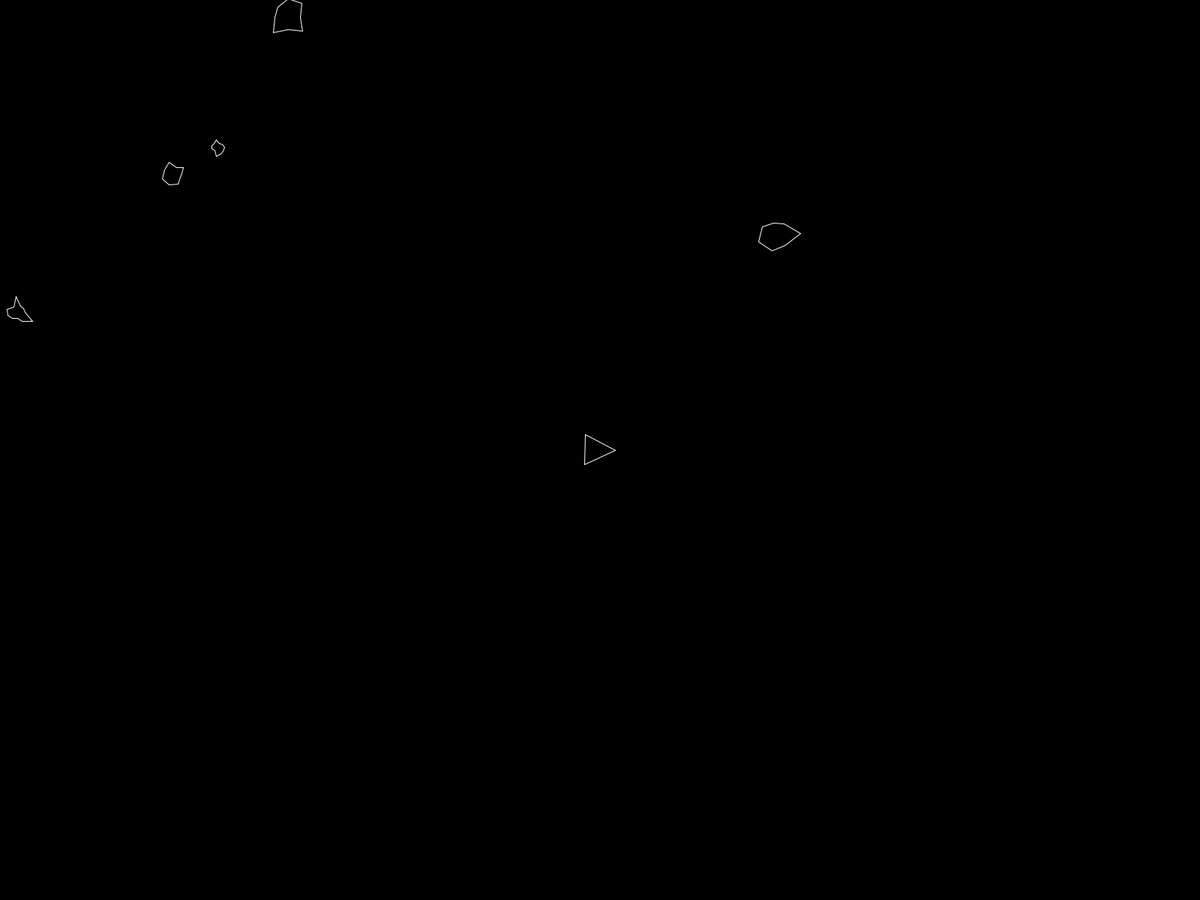
Frame 1 (no input)
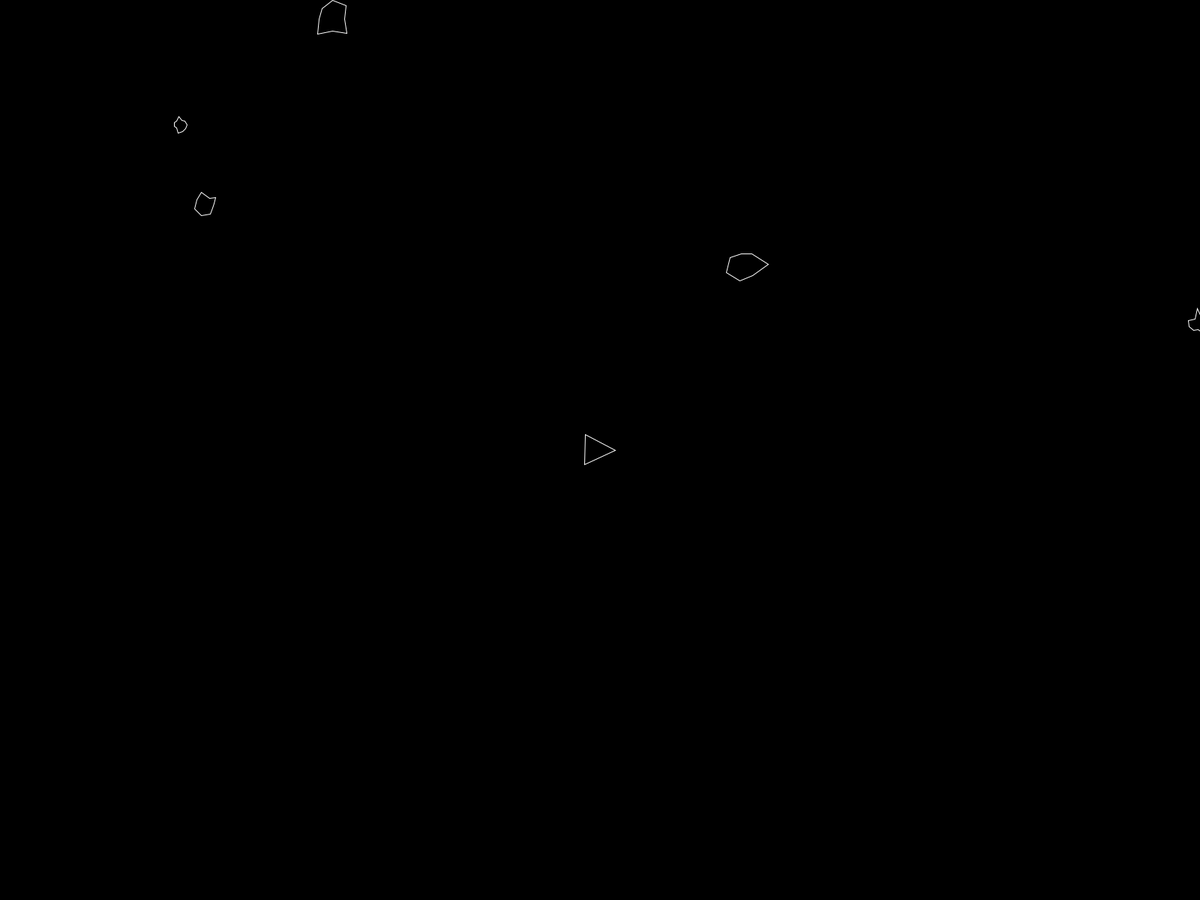
Frame 60 (the mouse pressed at the canvas centre just before this capture)
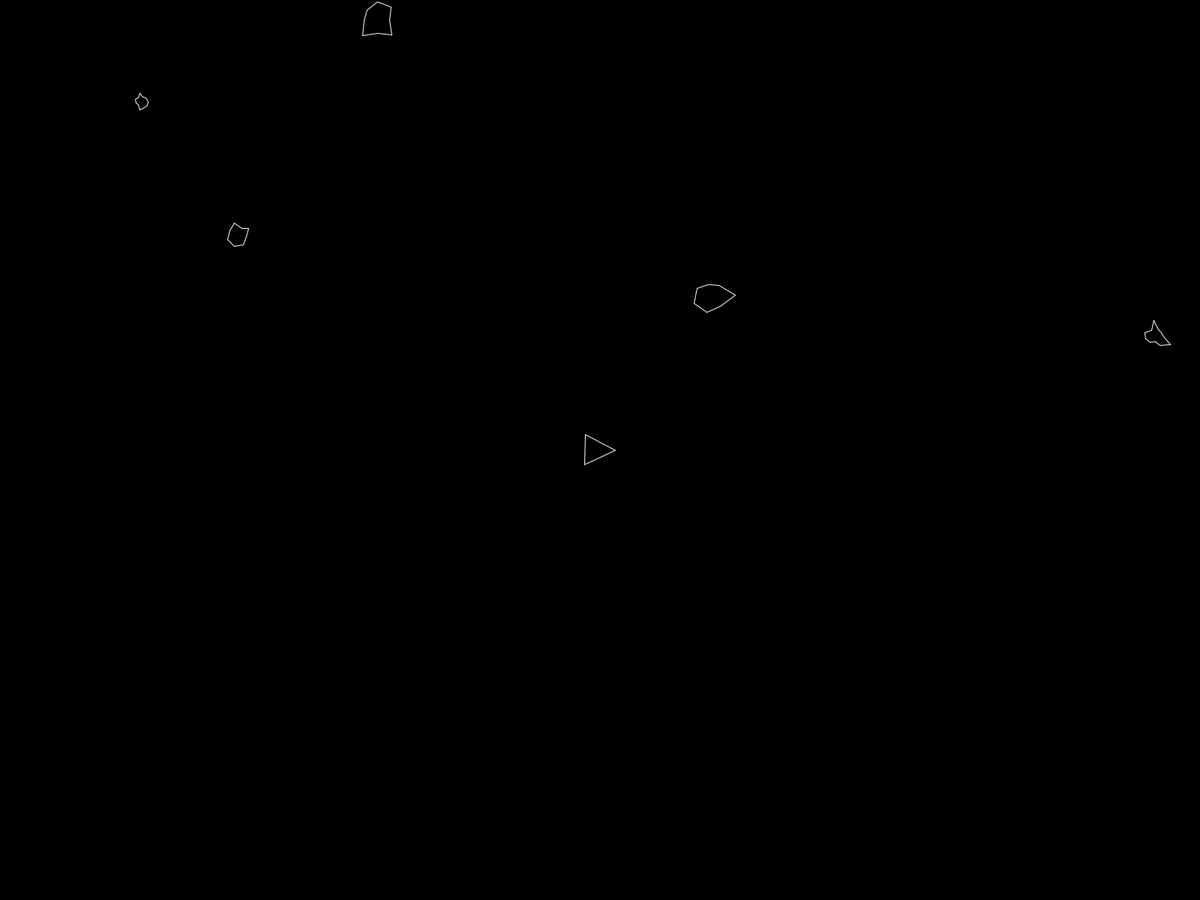
Frame 120 (the mouse held since frame 60 and released just before this capture)

The Processing sketch that drew these frames (run headless with seeded random() and noise(); from frame 60 on, the mouse is pressed at the canvas centre):

// Processing sketch: CC_046_Asteroids
// ── CC_046_Asteroids.pde
// Daniel Shiffman
// http://codingtra.in
// http://patreon.com/codingtrain
// Code for: https://youtu.be/hacZU523FyM
// Processing transcription: Chuck England

import java.util.*;

Ship ship;
List<Asteroid> asteroids = new ArrayList<Asteroid>();
List<Laser> lasers = new ArrayList<Laser>();

void setup() {
  fullScreen();
  ship = new Ship();
  for (int i = 0; i < 5; i++) {
    asteroids.add(new Asteroid());
  }
}

void draw() {
  background(0);

  for (int i = 0; i < asteroids.size(); i++) {
    Asteroid asteroid = asteroids.get(i);
    if (ship.hits(asteroid)) {
      println("ooops!");
    }
    asteroid.render();
    asteroid.update();
    asteroid.edges();
  }

  for (int i = lasers.size() - 1; i >= 0; i--) {
    Laser laser = lasers.get(i);
    laser.render();
    laser.update();
    if (laser.offscreen()) {
      lasers.remove(i);
    } else {
      for (int j = asteroids.size() - 1; j >= 0; j--) {
        Asteroid asteroid = asteroids.get(j);
        if (laser.hits(asteroid)) {
          if (asteroid.r > 10) {
            List<Asteroid> newAsteroids = asteroid.breakup();
            asteroids.addAll(newAsteroids);
          }
          asteroids.remove(j);
          lasers.remove(i);
          break;
        }
      }
    }
  }

  println(asteroids.size(), lasers.size());

  ship.render();
  ship.turn();
  ship.update();
  ship.edges();
}

void keyReleased() {
  ship.setRotation(0);
  ship.boosting(false);
}

void keyPressed() {
  if (key == ' ') {
    lasers.add(new Laser(ship.pos, ship.heading));
  } else if (keyCode == RIGHT) {
    ship.setRotation(0.1);
  } else if (keyCode == LEFT) {
    ship.setRotation(-0.1);
  } else if (keyCode == UP) {
    ship.boosting(true);
  }
}

// ── Asteroid.pde
// Daniel Shiffman
// http://codingtra.in
// http://patreon.com/codingtrain
// Code for: https://youtu.be/hacZU523FyM
// Processing transcription: Chuck England

class Asteroid {
  PVector pos;
  float r;
  PVector vel = PVector.random2D();
  float total = floor(random(5, 15));
  List<Float> offset = new ArrayList<Float>();

  Asteroid() {
    this(new PVector(random(width), random(height)), random(15, 50));
  }

  Asteroid(PVector pos_, float r_) {
    pos = pos_.copy();
    r = r_ * 0.5;
    for (int i = 0; i < total; i++) {
      offset.add(random(-r * 0.5, r * 0.5));
    }
  }

  void update() {
    pos.add(vel);
  }

  void render() {
    pushMatrix();
    stroke(255);
    noFill();
    translate(pos.x, pos.y);
    //ellipse(0, 0, this.r * 2);
    beginShape();
    for (int i = 0; i < total; i++) {
      float angle = map(i, 0, total, 0, TWO_PI);
      float r1 = r + offset.get(i);
      float x = r1 * cos(angle);
      float y = r1 * sin(angle);
      vertex(x, y);
    }
    endShape(CLOSE);
    popMatrix();
  }

  List<Asteroid> breakup() {
    List<Asteroid> newA = new ArrayList<Asteroid>();
    newA.add(new Asteroid(pos, r));
    newA.add(new Asteroid(pos, r));
    return newA;
  }

  void edges() {
    if (pos.x > width + r) {
      pos.x = -r;
    } else if (pos.x < -r) {
      pos.x = width + r;
    }

    if (pos.y > height + r) {
      pos.y = -r;
    } else if (pos.y < -r) {
      pos.y = height + r;
    }
  }
};

// ── Laser.pde
// Daniel Shiffman
// http://codingtra.in
// http://patreon.com/codingtrain
// Code for: https://youtu.be/hacZU523FyM
// Processing transcription: Chuck England

class Laser {
  PVector pos;
  PVector vel;

  Laser(PVector spos_, float angle_) {
    pos = new PVector(spos_.x, spos_.y);
    vel = PVector.fromAngle(angle_);
    vel.mult(10);
  }

  void update() {
    pos.add(vel);
  }
  
  void render() {
    pushMatrix();
    stroke(255);
    strokeWeight(4);
    point(pos.x, pos.y);
    popMatrix();
  }

  Boolean hits(Asteroid asteroid) {
    float d = dist(pos.x, pos.y, asteroid.pos.x, asteroid.pos.y);
    if (d < asteroid.r) {
      return true;
    } else {
      return false;
    }
  }

  Boolean offscreen() {
    if (pos.x > width || pos.x < 0) {
      return true;
    }
    
    if (pos.y > height || pos.y < 0) {
      return true;
    }
    return false;
  }
};

// ── Ship.pde
// Daniel Shiffman
// http://codingtra.in
// http://patreon.com/codingtrain
// Code for: https://youtu.be/hacZU523FyM
// Processing transcription: Chuck England

class Ship {
  PVector pos;
  float r;
  float heading;
  float rotation;
  PVector vel;
  Boolean isBoosting;

  Ship() {
    pos = new PVector(width / 2, height / 2);
    r = 20;
    heading = 0;
    rotation = 0;
    vel = new PVector(0, 0);
    isBoosting = false;
  }

  void boosting(Boolean b) {
    isBoosting = b;
  }

  void update() {
    if (isBoosting) {
      boost();
    }
    pos.add(vel);
    vel.mult(0.99);
  }

  void boost() {
    PVector force = PVector.fromAngle(heading);
    force.mult(0.1);
    vel.add(force);
  }

  Boolean hits(Asteroid asteroid) {
    float d = dist(pos.x, pos.y, asteroid.pos.x, asteroid.pos.y);
    if (d < r + asteroid.r) {
      return true;
    } else {
      return false;
    }
  }

  void render() {
    pushMatrix();
    translate(pos.x, pos.y);
    rotate(heading + PI / 2);
    fill(0);
    stroke(255);
    triangle(-r, r, r, r, 0, -r);
    popMatrix();
  }

  void edges() {
    if (this.pos.x > width + this.r) {
      this.pos.x = -this.r;
    } else if (this.pos.x < -this.r) {
      this.pos.x = width + this.r;
    }
    if (this.pos.y > height + this.r) {
      this.pos.y = -this.r;
    } else if (this.pos.y < -this.r) {
      this.pos.y = height + this.r;
    }
  }

  void setRotation(float a) {
    rotation = a;
  }

  void turn() {
    heading += rotation;
  }
}
